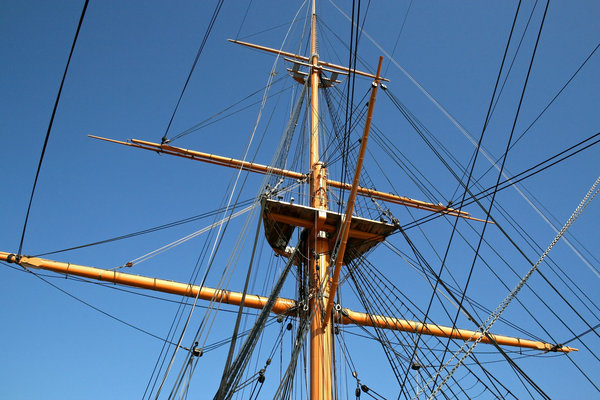
//> input picture Project3/ship.jpg, 600 x 400 px
$ ./Source   (built with g++ and OpenCV 4)
//> lines starting //> are read from the running program, lines starting //| are printed output that depends on the picture

#include <iostream>
#include "opencv2/highgui/highgui.hpp"
#include "opencv2/core.hpp"
#include <stdio.h>
#include "opencv2/opencv.hpp"
#include <windows.h>
#include <cmath>
const int NOTHRESHOLDING = 700;

using namespace cv;
using namespace std;

bool edgeDetectBW(Mat &input, Mat &dest, int thresholdLow, int kernelSize) {

	//setting up variables
	if (kernelSize % 2 != 1) { return false; }
	int increasedDimensions = kernelSize - 1;
	int borderSize = increasedDimensions / 2;
	int distCenter = borderSize + 1;
	int imgRows = input.rows;
	int imgCols = input.cols;
	int thresLow = thresholdLow;
	bool doThresholding = (thresLow != NOTHRESHOLDING);
	int matrixSize = kernelSize * kernelSize;
	int * kernel = new int[matrixSize];

	int startAt = borderSize;

	int * row1;
	int * row2;

	//copy input into larger image
	Mat imgH(imgRows + increasedDimensions, imgCols + increasedDimensions, CV_8UC1);
	uchar * p;
	uchar * pl;

	for (int x = 0; x < imgRows; x++) {
		p = input.ptr<uchar>(x);
		pl = imgH.ptr<uchar>(x + borderSize);
		for (int y = 0; y < imgCols; y++) {
			pl[y + borderSize] = p[y];
		}
	}


	//generate horizontal kernel
	for (int i = 0; i < distCenter; i++) {
		row1 = (kernel + (i * kernelSize));
		row2 = (kernel + ((increasedDimensions - i) * kernelSize));
		for (int j = 0; j < distCenter; j++) {
			if (j == borderSize) {
				*(row1 + j) = 0;
				*(row2 + j) = 0;
				continue;
			}
			*(row1 + j) = startAt - j;
			*(row1 + increasedDimensions - j) = -(startAt - j);
			*(row2 + j) = startAt - j;
			*(row2 + increasedDimensions - j) = -(startAt - j);
		}
		startAt++;
	}

	float normalization = 0;
	//find the nomalization
	for (int t = 0; t < matrixSize; t++) {
		int val = *(kernel + t);
		if (val < 0) {
			val *= -1;
		}
		normalization += val;
	}
	normalization = normalization / 8;
	cout << "NORMALIZATION: " << normalization <<  endl;


	float total = 0;
	int x, y, i, j;

	uchar * row = imgH.ptr<uchar>(0);
	float val = 0;
	int currentRow = -1;
	//convolution
	for (x = 0; x < imgRows; x++) {
		p = dest.ptr<uchar>(x);
		for (y = 0; y < imgCols; y++) {
			currentRow = -1;
			val = 0;
			for (i = 0; i < matrixSize; i++) {
				if ((i % kernelSize) == 0) {
					currentRow++;
					row = imgH.ptr<uchar>(x + currentRow);
				}
				val += row[y + (i%kernelSize)] * kernel[i];
			}
			val = val / normalization;
			if (val < 0) {
				val *= -1;
			}
			if (val > 255) {
				val = 255;
			}
			p[y] = val;
		}
	}
	//generate vertical kernel
	startAt = borderSize;
	for (int i = 0; i < distCenter; i++) {
		row1 = (kernel + (i * kernelSize));
		row2 = (kernel + ((increasedDimensions - i) * kernelSize));
		for (int j = 0; j < distCenter; j++) {
			if (i == borderSize ) {
				*(row1 + j) = 0;
				*(row1 + increasedDimensions - j) = 0;
				continue;
			}
			*(row1 + j) = startAt + j;
			*(row1 + increasedDimensions - j) = (startAt + j);
			*(row2 + j) = - (startAt + j);
			*(row2 + increasedDimensions - j) = -(startAt + j);
		}
		startAt--;
	}
	//convolution
	for (x = 0; x < imgRows; x++) {
		p = dest.ptr<uchar>(x);
		for (y = 0; y < imgCols; y++) {
			currentRow = -1;
			val = 0;
			for (i = 0; i < matrixSize; i++) {
				if ((i % kernelSize) == 0) {
					currentRow++;
					row = imgH.ptr<uchar>(x + currentRow);
				}
				val += row[y + (i%kernelSize)] * kernel[i];
			}
			val = val / normalization;
			if (val < 0) {
				val *= -1;
			}
			if (val > 255) {
				val = 255;
			}

			val = sqrt(p[y] * p[y] + val * val);
			if (doThresholding) {
				if (val < thresLow) {
					val = 0;
				}
				else {
					val = 255;
				}
			}else {
				if (val > 255) {
					val = 255;
				}
			}
			p[y] = val;
		}
	}
	delete[]kernel;
	return true;
}

int main() {
	Mat img = imread("ship.jpg", CV_LOAD_IMAGE_GRAYSCALE);
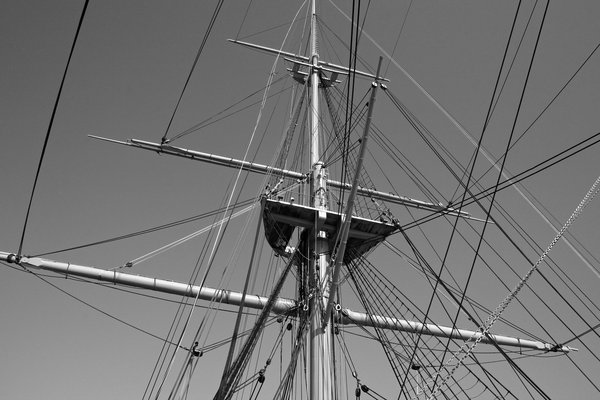
//> img: 400 rows x 600 cols, CV_8UC1; min 0, max 255, mean 115.6
	edgeDetectBW(img, img, NOTHRESHOLDING , 3);
//> after the loop in edgeDetectBW, `for (int x = 0; x < imgRows; x++)`:
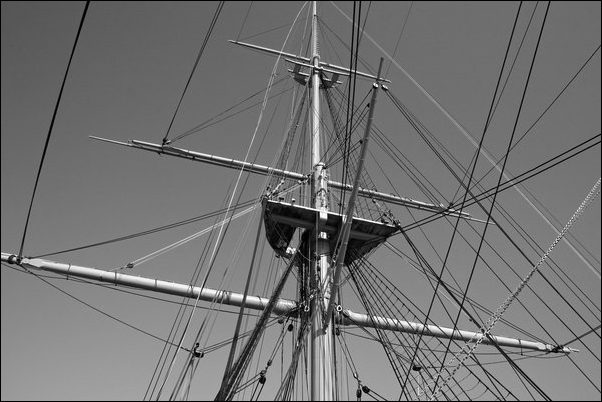
//> imgH: 402 rows x 602 cols, CV_8UC1; min 0, max 255, mean 114.6
//> the loop in edgeDetectBW, `for (x = 0; x < imgRows; x++)` made 400 passes
//> val on passes 1 to 3: 255, 255, 255
//> after the loop in edgeDetectBW, `for (x = 0; x < imgRows; x++)`:
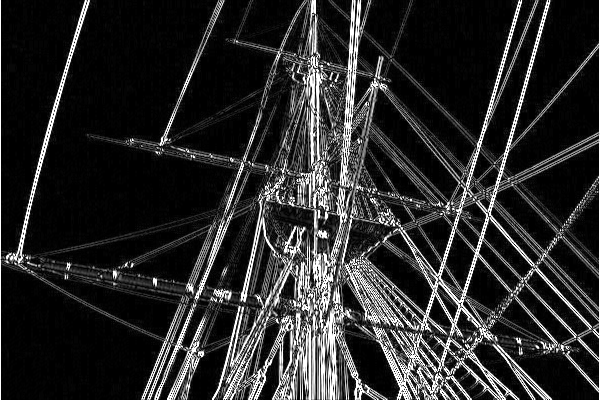
//> input: 400 rows x 600 cols, CV_8UC1; min 0, max 255, mean 42.5
//> after the loop in edgeDetectBW, `for (x = 0; x < imgRows; x++)`: currentRow = 2; val = 255
//> after the loop in edgeDetectBW, `for (x = 0; x < imgRows; x++)`:
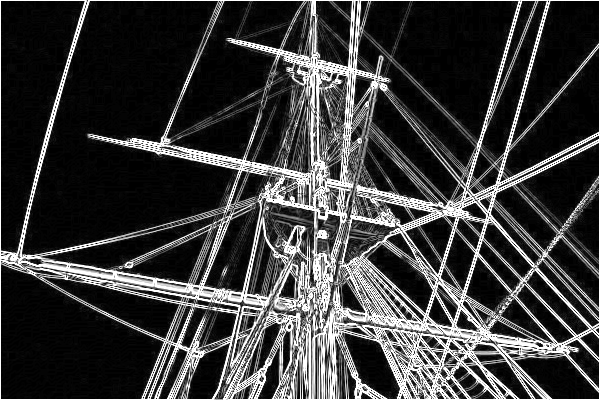
//> input: 400 rows x 600 cols, CV_8UC1; min 0, max 255, mean 59.7
//> after the loop in edgeDetectBW, `for (x = 0; x < imgRows; x++)`: currentRow = 2; val = 255
	imshow("edge detected", img);
	waitKey(0);
	return 0;
}
